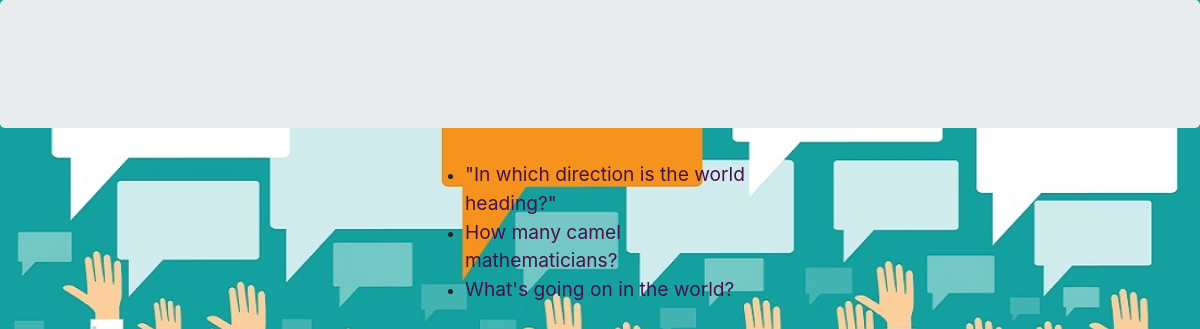
The page / on the database its author committed.
### polls/models.py (models this page shows, shortened)
class Question(models.Model):
    question_text = models.CharField(max_length=200)
    pub_date = models.DateField('date published')

### polls/views.py (the view)
# urls.py: path('',views.IndexView.as_view(),name='index'),
class IndexView(generic.ListView):
    template_name = 'polls/index.html'
    context_object_name = 'latest_question_list'
    def get_queryset(self):
        return Question.objects.filter(pub_date__lte=timezone.now()).order_by('-pub_date')[:5]

### polls/templates/polls/index.html (shortened to what this page needs)
{% load bootstrap4 %}
{% load static %}
<!DOCTYPE html>
<html>
    <head>
        {% block styles %}
            {% bootstrap_css%}
        {% endblock %}
        <link rel="stylesheet" type="text/css" href="{% static 'polls/style.css' %}">
    </head>
    <body>
        <div class="jumbotron"></div>
        <div class="container">
            <div class="row">
                <div class="col-md-2 col-sm-12 col-lg-4"></div>
                <div class="col-md-6 col-sm-12 col-lg-4">
                    {% if latest_question_list %}
                    <ul>
                    {% for question in latest_question_list %}
                        <li><a href="{% url 'polls:detail' question.id %}">{{ question.question_text }}</a></li>
                    {% endfor %}
                    </ul>
                    {% else %}
                        <p>No polls are available.</p>
                    {% endif %}
                </div>
                <div class="col-md-4 col-sm-12 col-lg-4"></div>
            </div>
        </div>
    </body>
</html>

### polls/static/polls/style.css (style rules this page uses)
li a { color: rgb(70, 18, 77); font-size: larger; }
body { background-image: url('images/business.jpg'); background-repeat: no-repeat; background-size: cover; }

### rows shown on the page
Question: question_text "\"In which direction is the world heading?\""
Question: question_text "How many camel mathematicians?"
Question: question_text "What's going on in the world?"
